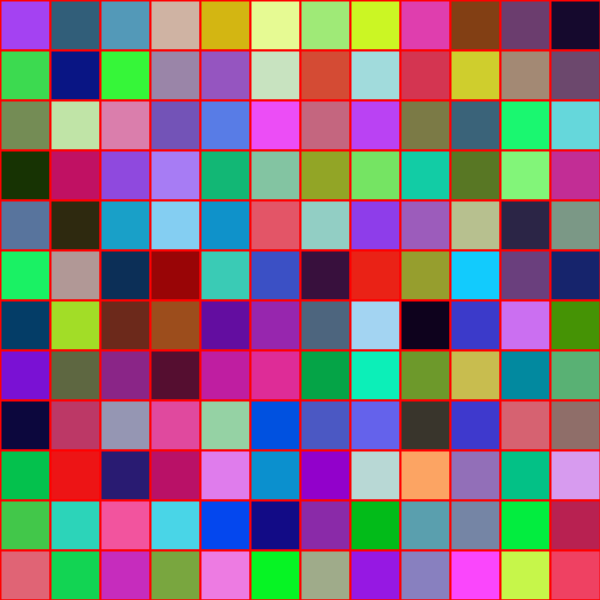
Frame 1 (no input)
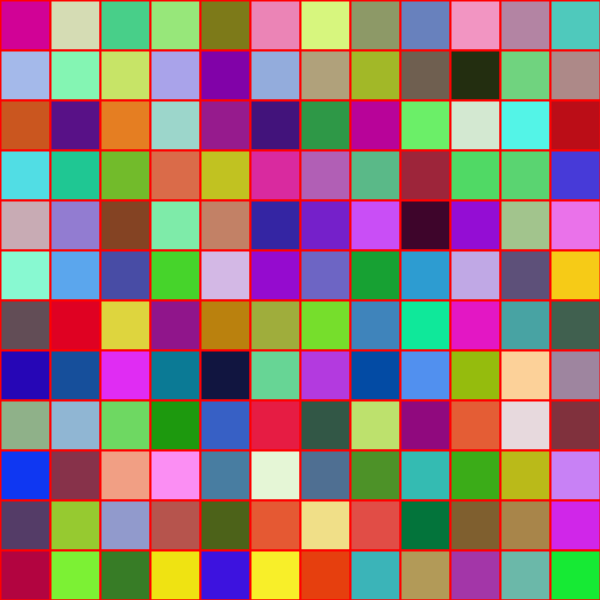
Frame 60 (the mouse pressed at the canvas centre just before this capture)
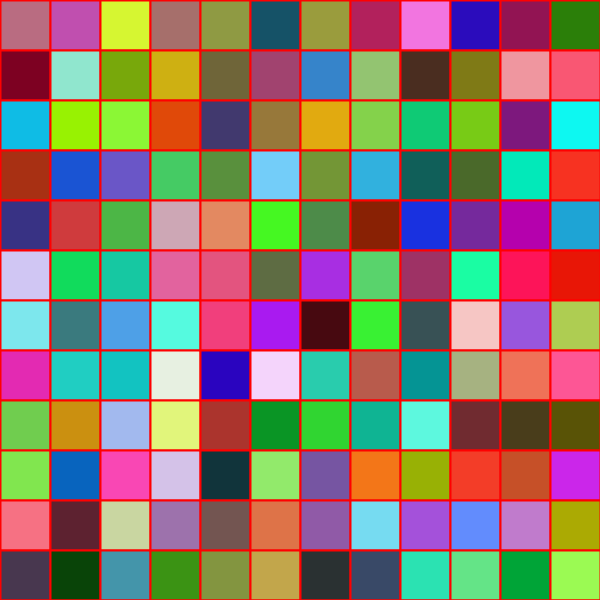
Frame 120 (the mouse held since frame 60 and released just before this capture)

The Processing sketch that drew these frames (run headless with seeded random() and noise(); from frame 60 on, the mouse is pressed at the canvas centre):

// Processing sketch: P_NestedLoopsV2
// ── P_NestedLoopsV2.pde
void setup() {
  size(600, 600);
  frameRate(15);
}

void draw() {
  background(0);

  stroke(255, 0, 0);
  strokeWeight(2);

  for (int i = 0; i < width; i+=50) {
    for (int j = 0; j <= height; j+=50) {
      fill(random(255), random(255), random(255));
      rect(i, j, 50, 50);
    }
  }
}
